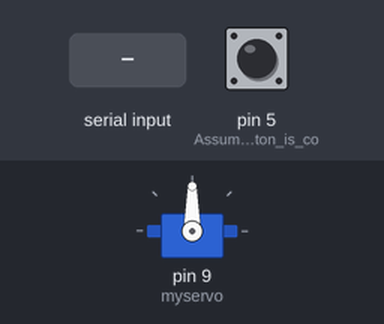
A sketch run on a simulated Arduino Uno, built with avr-gcc and run on an emulated ATmega328P. Parts: servo. The inputs (shaded band) are chosen by the test bench; at power-on: pin 5 (Assuming_the_button_is_co) HIGH. What the sketch prints to the serial monitor is not drawn.

Above: at 1.2 s.
1.3 s: "1" received over Serial
At 2.5 s:
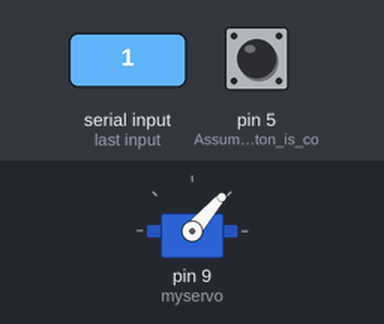
2.8 s: "0" received over Serial
At 3.8 s:
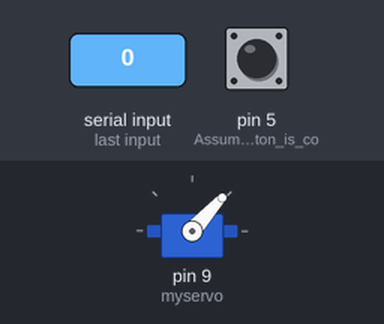
Timing chart, 0 to 5.8 s (numbered marks = the images above; inputs shaded):
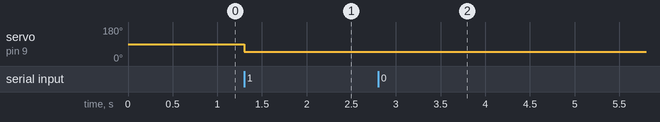

Measured:
- after the input at 1.3 s, servo on pin 9 (myservo): 90° → 49° at once
- after the input at 2.8 s, servo on pin 9 (myservo): 49° → 48° at once

The sketch:

right.ino
```cpp
#include <SPI.h>
#include "mcp2515_can.h"

#include <Servo.h>

Servo myservo;
int potread =0;

void setup() {
  Serial.begin(9600); // Start the serial communication with baud rate of 9600
  pinMode(5, INPUT_PULLUP); // Assuming the button is connected to pin 2
  myservo.attach(9);
}

void loop() {
  if (digitalRead(5)) {
  Serial.write ('1') ;
  }else{
  Serial.write ('0') ;
  }
  if (Serial.available()) {
    potread= Serial.read() ;
    myservo.write(potread) ;
  }
}
```
